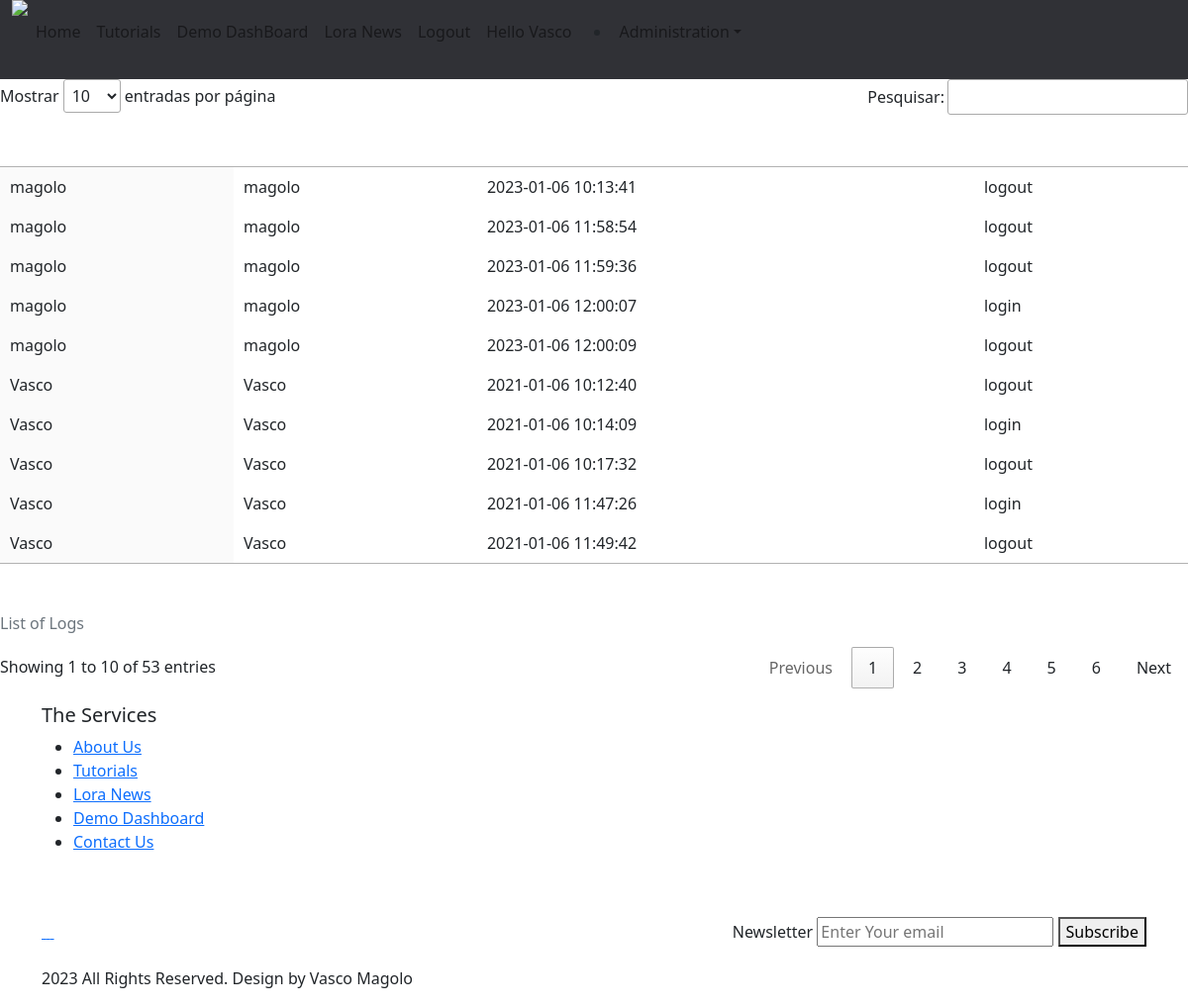
The page /listaLogs.php (signed in) on the database its author committed.
### tables this page shows
CREATE TABLE `logs` (
  `IDuser` int(11) NOT NULL,
  `Datalog` timestamp NOT NULL DEFAULT current_timestamp(),
  `tipo` varchar(20) DEFAULT NULL
);

CREATE TABLE `users` (
  `IDuser` int(11) NOT NULL,
  `login` varchar(100) NOT NULL,
  `pass` varchar(100) NOT NULL,
  `nome` varchar(100) NOT NULL,
  `dataRegisto` timestamp NOT NULL DEFAULT current_timestamp() ON UPDATE current_timestamp(),
  `IDtipo` int(11) DEFAULT NULL,
  `IDestado` int(11) NOT NULL
);

### listaLogs.php (the view, shortened to what this page needs)
<?php
include ('ligaBD.php');
include ('head.php');
include('nav.php');
?>
<!DOCTYPE html>
<html>
  <head>
    <link rel="stylesheet" type="text/css" href="https://cdn.datatables.net/1.13.1/css/jquery.dataTables.css">
    <link rel=stylesheet type="text/css" href="css/styleforLists.css" />
  </head>
  <body>
    <div style='overflow-x:auto;'>
  <table align="center" id="example" class="order-column" style="width:100%;background-color:white;">
  <caption> List of Logs </caption>
  <thead>
	  <tr>
    <th style="color: white;"> Login </th>
            <th style="color: white;"> Name </th>
		    <th style="color: white;"> DataLog </th>
			<th style="color: white;"> Type </th>
	  </tr>
  </thead>
<tbody>
	<?php
	$result = mysqli_query($ligaBD, "SELECT * FROM logs,users where Idestado=3 and logs.IDuser=users.IDuser");
	while($row = mysqli_fetch_assoc($result)) {
		echo "<tr>";
		echo "<td>" . $row['login'] . "</td>";
    echo "<td>" . $row['nome'] . "</td>";
		echo "<td>" . $row['Datalog'] . "</td>";
		echo "<td>" . $row['tipo'] . "</td>";
		echo"</tr>";
  }
    ?>
	<tfoot>
    <tr>
  <th style="color: white;"> Login </th>
            <th style="color: white;"> Name </th>
		    <th style="color: white;"> DataLog </th>
			<th style="color: white;"> Type </th>
		</tr>
	</tfoot>
</tbody>
</table>
</div>
</body>
<?php
include ('footer.php');
?>
</html>

### head.php (shortened to what this page needs)
<!DOCTYPE html>
<html lang="en">
    <head>
        <link rel="stylesheet" href="css/bootstrap.min.css">
        <link rel="stylesheet" href="css/style.css">
        <link rel="stylesheet" href="css/responsive.css">
        <link rel="stylesheet" href="css/jquery.mCustomScrollbar.min.css">
        <link rel="stylesheet" href="https://netdna.bootstrapcdn.com/font-awesome/4.0.3/css/font-awesome.css">
        <link rel="stylesheet" href="https://cdnjs.cloudflare.com/ajax/libs/fancybox/2.1.5/jquery.fancybox.min.css" media="screen">
        <link rel="stylesheet" href="https://cdnjs.cloudflare.com/ajax/libs/font-awesome/4.7.0/css/font-awesome.min.css">
        <link rel="stylesheet" href="css/styleImportant.css">
    </head>
</html>
<body>
</body>

### nav.php (shortened to what this page needs)
<head>
    <link href="https://cdn.jsdelivr.net/npm/bootstrap@5.2.3/dist/css/bootstrap.min.css" rel="stylesheet">
    <link rel="stylesheet" href="../css/styleImportant.css">
</head>
<nav class="navbar navbar-expand-sm navbar-light bg-dark" id='navbartoggle'style='min-height:5rem;height:auto;'>
    <div class="container-fluid">
        <div class="collapse navbar-collapse" id="navbarCollapse">
            <div class="navbar-nav ">
                <li class='nav-item'>
                    <a href='index.php'><img class="logo_main" src="images/logo.png" style='pointer-events: none;margin-top:-35px;'></a>
                </li>
                <li class="nav-item"  >
                    <a class="nav-link" id='Home' href="index.php">Home</a>
                </li>
                <li class="nav-item" >
                    <a class="nav-link" id='Tutorials'href="blog.php">Tutorials</a>
                </li>
                <li class="nav-item" >
                    <a class="nav-link"id='DD' href="overview_test.php">Demo DashBoard</a>
                </li>
                <li class="nav-item">
                    <a class="nav-link"  id='LNews'href="news.php">Lora News</a>
                </li>
                <?php
                    if(isset($_SESSION['user'])) {
                ?>
                <li class="nav-item " ><a href="logout.php"  id='Logout'class="nav-link" ><span class="glyphicon glyphicon-user"></span> Logout</a></li>
                <li class="nav-item ">
                    <a href="owndashboard.php"  id='PA'class='nav-link'>Hello
                    <?php
                        echo ($_SESSION['nome']);
                        if($_SESSION['tipo']==1){
                            ?>
                        </a>
                </li>
                <li>
                        <div class='dropdown'>
                            <ul>
                            <li class="nav-item" style='cursor:pointer;'><a class="dropdown-toggle nav-link" data-toggle="dropdown">Administration</a>
                            </li>
                            </ul>
                        </div>
                </li>
                            <?php
                            }
                    } else {
                        ?>
                        <li class="nav-item" >
                            <a href="log.php" id='login'class='nav-link'><span class="glyphicon glyphicon-user" ></span>Login</a>
                        </li>
                    <?php
                        }
                    ?>
            </div>
        </div>
    </div>
</nav>

### footer.php (shortened to what this page needs)
<body>
      <div class="info_section layout_padding">
      <div class="container ">
        <div class="info_content">
              <div>
          <div class="row">
            <div class="col-md-4">
              <div class="d-flex">
                <h5>
                  The Services
                </h5>
              </div>
              <div class="d-flex ">
                <ul>
                  <li>
                    <a href="./index.php#about">
                      About Us
                    </a>
                  </li>
                  <li>
                    <a href="/html/blog.php">
                      Tutorials
                    </a>
                  </li>
                  <li>
                    <a href="/html/news.php">
                      Lora News
                    </a>
                  </li>
                  <li>
                    <a href="/html/overview_test.php">
                      Demo Dashboard
                    </a>
                  </li>
                  <li>
                    <a href="/html/contact.php">
                      Contact Us
                    </a>
                  </li>
                </ul>
              </div>
            </div>
          </div>
        </div>
        <div class="d-flex flex-column flex-lg-row justify-content-between align-items-center align-items-lg-baseline">
          <div class="social-box">
            <a href="">
            </a>
            <a href="">
            </a>
            <a href="https://www.linkedin.com/in/vasco-magolo-16444622b/">
            </a>
          </div>
          <div class="form_container mt-5">
            <form action="email_sender.php" method='POST'>
              <label for="subscribeMail">
                Newsletter
              </label>
              <input
                type="email"
                placeholder="Enter Your email"
                id="subscribeMail"
              />
              <button type="submit">
                Subscribe
              </button>
            </form>
          </div>
        </div>
        </div>
      </div>
    </div>
    <div class="copyright_section">
      <div class="container">
        <p class="copyright">2023 All Rights Reserved. Design by Vasco Magolo</p>
      </div>
    </div>
  </body>
  </html>

### nav.php (style rules this page uses)
.bg-dark { background-color:#303136 !important; }
.logo_main { width:6rem !important; }

### footer.php (style rules this page uses)
.info_section { padding-bottom:15px; }
.layout_padding { padding-top:15px; }

### rows shown on the page
logs: IDuser.login "Vasco", IDuser.nome "Vasco", Datalog "2021-01-06 10:12:40", tipo "logout"
logs: IDuser.login "Vasco", IDuser.nome "Vasco", Datalog "2021-01-06 10:14:09", tipo "login"
logs: IDuser.login "Vasco", IDuser.nome "Vasco", Datalog "2021-01-06 10:17:32", tipo "logout"
logs: IDuser.login "Vasco", IDuser.nome "Vasco", Datalog "2021-01-06 11:47:26", tipo "login"
logs: IDuser.login "Vasco", IDuser.nome "Vasco", Datalog "2021-01-06 11:49:42", tipo "logout"
logs: IDuser.login "magolo", IDuser.nome "magolo", Datalog "2023-01-06 10:13:41", tipo "logout"
logs: IDuser.login "magolo", IDuser.nome "magolo", Datalog "2023-01-06 11:58:54", tipo "logout"
logs: IDuser.login "magolo", IDuser.nome "magolo", Datalog "2023-01-06 11:59:36", tipo "logout"
logs: IDuser.login "magolo", IDuser.nome "magolo", Datalog "2023-01-06 12:00:07", tipo "login"
logs: IDuser.login "magolo", IDuser.nome "magolo", Datalog "2023-01-06 12:00:09", tipo "logout"

### other values the page prints
$_SESSION['nome'] "Vasco"
